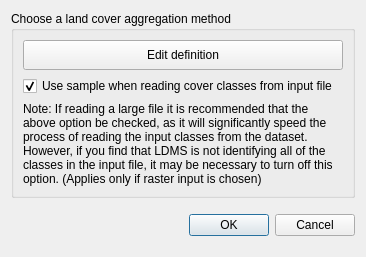
<?xml version="1.0" encoding="UTF-8"?>
<ui version="4.0">
 <class>DlgDataIOImportLC</class>
 <widget class="QDialog" name="DlgDataIOImportLC">
  <property name="windowModality">
   <enum>Qt::ApplicationModal</enum>
  </property>
  <property name="geometry">
   <rect>
    <x>0</x>
    <y>0</y>
    <width>366</width>
    <height>257</height>
   </rect>
  </property>
  <property name="sizePolicy">
   <sizepolicy hsizetype="Preferred" vsizetype="Preferred">
    <horstretch>0</horstretch>
    <verstretch>0</verstretch>
   </sizepolicy>
  </property>
  <property name="windowTitle">
   <string>Load a Custom Land Cover Dataset</string>
  </property>
  <property name="modal">
   <bool>true</bool>
  </property>
  <layout class="QVBoxLayout" name="verticalLayout">
   <item>
    <widget class="QGroupBox" name="groupBox_lc_agg">
     <property name="enabled">
      <bool>true</bool>
     </property>
     <property name="sizePolicy">
      <sizepolicy hsizetype="Preferred" vsizetype="Minimum">
       <horstretch>0</horstretch>
       <verstretch>0</verstretch>
      </sizepolicy>
     </property>
     <property name="title">
      <string>Choose a land cover aggregation method</string>
     </property>
     <layout class="QVBoxLayout" name="verticalLayout_2">
      <item>
       <widget class="QPushButton" name="btn_agg_edit_def">
        <property name="enabled">
         <bool>true</bool>
        </property>
        <property name="sizePolicy">
         <sizepolicy hsizetype="Expanding" vsizetype="Minimum">
          <horstretch>0</horstretch>
          <verstretch>0</verstretch>
         </sizepolicy>
        </property>
        <property name="minimumSize">
         <size>
          <width>0</width>
          <height>30</height>
         </size>
        </property>
        <property name="maximumSize">
         <size>
          <width>16777215</width>
          <height>16777215</height>
         </size>
        </property>
        <property name="text">
         <string>Edit definition</string>
        </property>
       </widget>
      </item>
      <item>
       <widget class="QCheckBox" name="checkBox_use_sample">
        <property name="enabled">
         <bool>true</bool>
        </property>
        <property name="sizePolicy">
         <sizepolicy hsizetype="Minimum" vsizetype="Minimum">
          <horstretch>0</horstretch>
          <verstretch>0</verstretch>
         </sizepolicy>
        </property>
        <property name="text">
         <string>Use sample when reading cover classes from input file</string>
        </property>
        <property name="checked">
         <bool>true</bool>
        </property>
       </widget>
      </item>
      <item>
       <widget class="QLabel" name="checkBox_use_sample_description">
        <property name="enabled">
         <bool>true</bool>
        </property>
        <property name="sizePolicy">
         <sizepolicy hsizetype="Preferred" vsizetype="Minimum">
          <horstretch>0</horstretch>
          <verstretch>0</verstretch>
         </sizepolicy>
        </property>
        <property name="minimumSize">
         <size>
          <width>0</width>
          <height>0</height>
         </size>
        </property>
        <property name="baseSize">
         <size>
          <width>0</width>
          <height>0</height>
         </size>
        </property>
        <property name="text">
         <string>Note: If reading a large file it is recommended that the above option be checked, as it will significantly speed the process of reading the input classes from the dataset. However, if you find that LDMS is not identifying all of the classes in the input file, it may be necessary to turn off this option. (Applies only if raster input is chosen)</string>
        </property>
        <property name="wordWrap">
         <bool>true</bool>
        </property>
       </widget>
      </item>
     </layout>
    </widget>
   </item>
   <item>
    <widget class="QDialogButtonBox" name="btnBox">
     <property name="sizePolicy">
      <sizepolicy hsizetype="Expanding" vsizetype="Minimum">
       <horstretch>0</horstretch>
       <verstretch>0</verstretch>
      </sizepolicy>
     </property>
     <property name="orientation">
      <enum>Qt::Horizontal</enum>
     </property>
     <property name="standardButtons">
      <set>QDialogButtonBox::Cancel|QDialogButtonBox::Ok</set>
     </property>
    </widget>
   </item>
  </layout>
 </widget>
 <resources/>
 <connections>
  <connection>
   <sender>btnBox</sender>
   <signal>accepted()</signal>
   <receiver>DlgDataIOImportLC</receiver>
   <slot>accept()</slot>
   <hints>
    <hint type="sourcelabel">
     <x>248</x>
     <y>254</y>
    </hint>
    <hint type="destinationlabel">
     <x>157</x>
     <y>274</y>
    </hint>
   </hints>
  </connection>
  <connection>
   <sender>btnBox</sender>
   <signal>rejected()</signal>
   <receiver>DlgDataIOImportLC</receiver>
   <slot>reject()</slot>
   <hints>
    <hint type="sourcelabel">
     <x>316</x>
     <y>260</y>
    </hint>
    <hint type="destinationlabel">
     <x>286</x>
     <y>274</y>
    </hint>
   </hints>
  </connection>
 </connections>
</ui>
